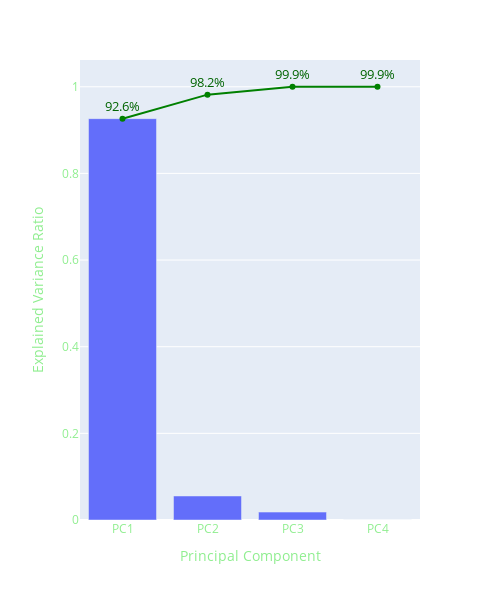

Notebook cell for this chart:
### Code cell
fig = px.bar(x=["PC1", "PC2", "PC3", "PC4"], y=pca.explained_variance_ratio_)
fig.add_scatter(x=["PC1", "PC2", "PC3", "PC4"], 
                y=np.cumsum(pca.explained_variance_ratio_), 
                mode="lines+markers+text", 
                text=["92.6%", "98.2%", "99.9%", "99.9%"], 
                textposition="top center",
                textfont=dict(color="darkgreen", size=13),
                line_color="green")
layout(fig)
fig.update_layout(showlegend=False, height=600, width=500, xaxis_title="Principal Component", yaxis_title="Explained Variance Ratio")
fig.show()

### Figure 1 — Plotly figure (JSON) as saved in the notebook; plotly's stock layout.template omitted (floating-point values rounded to 4 significant figures)
{"data": [{"alignmentgroup": "True", "hovertemplate": "x=%{x}<br>y=%{y}<extra></extra>", "legendgroup": "", "marker": {"color": "#636efa", "pattern": {"shape": ""}}, "name": "", "offsetgroup": "", "orientation": "v", "showlegend": false, "textposition": "auto", "type": "bar", "x": ["PC1", "PC2", "PC3", "PC4"], "xaxis": "x", "y": [0.9263, 0.05543, 0.01825, 8.727e-06], "yaxis": "y"}, {"line": {"color": "green"}, "mode": "lines+markers+text", "text": ["92.6%", "98.2%", "99.9%", "99.9%"], "textfont": {"color": "darkgreen", "size": 13}, "textposition": "top center", "type": "scatter", "x": ["PC1", "PC2", "PC3", "PC4"], "y": [0.9263, 0.9817, 1.0, 1.0]}], "layout": {"barmode": "relative", "font": {"color": "lightgreen"}, "height": 600, "legend": {"tracegroupgap": 0}, "margin": {"t": 60}, "paper_bgcolor": "rgba(0, 0, 0, 0)", "showlegend": false, "width": 500, "xaxis": {"anchor": "y", "autorange": true, "domain": [0, 1], "range": [-0.5, 3.5], "title": {"text": "Principal Component"}, "type": "category"}, "yaxis": {"anchor": "x", "autorange": true, "domain": [0, 1], "range": [0, 1.062], "title": {"text": "Explained Variance Ratio"}, "type": "linear"}}}
